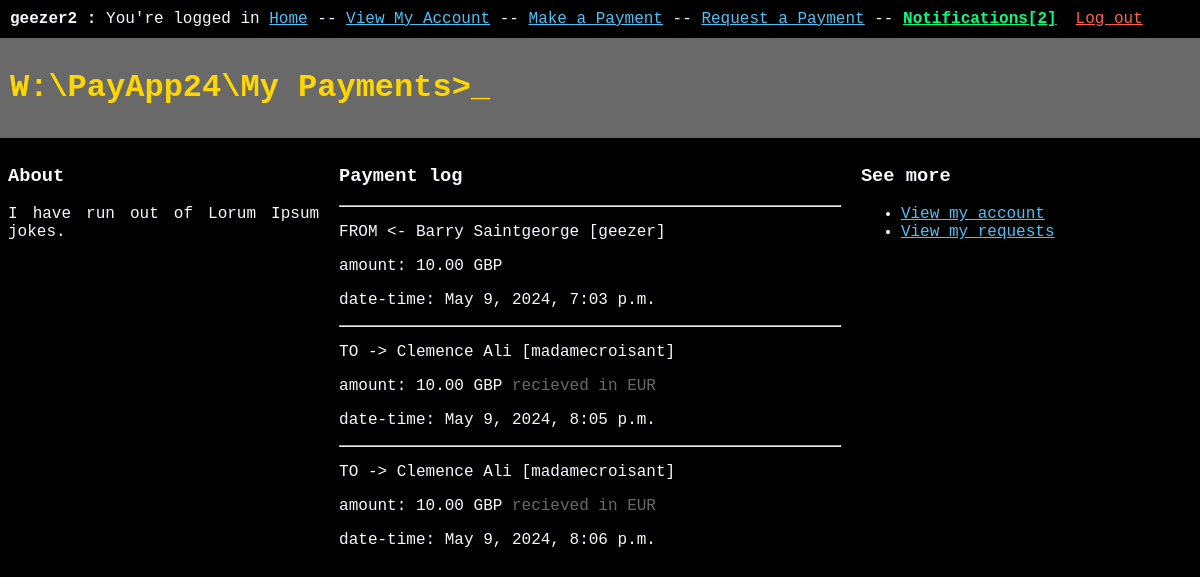
Screenshot of /payapp/my_payments (signed in) with the database file from the repository.
### payapp/models.py (models this page shows, shortened)
class UserAccount(AbstractUser):
    def name_str(self):
        return "{} {} [{}]".format(self.first_name, self.last_name, self.username)
    def payments_made(self):
        return Transaction.objects.filter(sender__account=self)
    def payments_received(self):
        return Transaction.objects.filter(recipient__account=self)
    def payments_all(self):
        return self.payments_received() | self.payments_made()
    def get_notifications(self):
        return Notification.objects.filter(user=self)
    def notification_count(self):
        return self.get_notifications().count()

class AbstractMoneyMovement(models.Model):
    sender = models.ForeignKey(Holding, name="sender", on_delete=models.CASCADE, related_name="sent_from")
    recipient = models.ForeignKey(Holding, name="recipient", on_delete=models.CASCADE, related_name="received_by")
    value = models.FloatField(verbose_name="Value (as sent)")
    date_made = models.DateTimeField(auto_now_add=1)
    def value_str(self, format_for_recipient=False):
        if format_for_recipient and self.cross_currency():
            f = self.recipient.convert_to_native_currency(self.value, self.sender.currency)
            return format_for_currency(f, self.recipient.currency)
        else:
            return format_for_currency(value=self.value, currency=self.sender.currency)
    def cross_currency(self):
        return self.sender.currency != self.recipient.currency

class Holding(models.Model):
    account = models.OneToOneField(settings.AUTH_USER_MODEL, on_delete=models.CASCADE, primary_key=True)
    balance = models.FloatField()
    currency = models.CharField(max_length=3, choices=CURRENCIES, default="GBP")

### payapp/views.py (the view)
# urls.py: path('my_payments', csrf_exempt(views.my_payments)),
@login_required
def my_payments(request):
    context = default_context(request, "My Payments")
    payments_all = request.user.payments_all()
    payments_list = []
    for p in payments_all:
        sent = (p.sender == request.user.holding)
        stuff: dict
        if sent:
            stuff = {
                'sent': True,
                'other': p.recipient.account.name_str(),
                'value': p.value_str(),
                'datetime': p.date_made
            }
            if p.cross_currency(): stuff['other_currency'] = p.recipient.currency
        else:
            stuff = {
                "sent": False,
                "other": p.sender.account.name_str(),
                "value": p.value_str(format_for_recipient=True),
                "datetime": p.date_made
            }
            if p.cross_currency(): stuff['other_currency'] = p.sender.currency
        payments_list.append(stuff)
    context["payment_list"] = payments_list
    return render(request, "user_info/my_payments.html", context)

### payapp/models.py (called while the page is built)
def format_for_currency(value, currency="GBP"):
    return "{:.2f} {}".format(value, currency)

### webapps2024/views.py (called while the page is built)
def default_context(_request, page_title: str) -> dict:
    context = {
        'page_title': page_title,
        'logged_in': _request.user.is_authenticated,
        'user': _request.user,
    }
    if context['logged_in']:
        context.update({
            'notification_count': _request.user.notification_count()
        })
    return context

### templates/user_info/my_payments.html (shortened to what this page needs)
{% extends 'base.html' %}
{% block content %}
    <div class="row">
        <div class="column-narrow">
            <h3>About</h3>
            <p>I have run out of Lorum Ipsum jokes.</p>
        </div>
        <div class="column">
            <h3>Payment log</h3>
        {% for p in payment_list %}
            <div class="payment-log">
                <hr class="greyed">
                <p>{% if p.sent %}TO ->{% else %}FROM <-{% endif %} {{ p.other }}</p>
                <p>
                    amount: {{ p.value }}
                {% if p.other_currency %}
                    <span class="greyed">
                        {% if p.sent %}recieved in {% else %}sent in {% endif %}
                        {{ p.other_currency }}
                    </span>
                {% endif %}
                </p>
                <p>date-time: {{ p.datetime }}</p>
            </div>
        {% endfor %}
        </div>
        <div class="column-narrow">
            <h3>See more</h3>
            <ul>
                <li><a href="/payapp/my_account">View my account</a></li>
                <li><a href="/payapp/my_requests">View my requests</a></li>
            </ul>
        </div>
    </div>
{% endblock %}

### templates/base.html (shortened to what this page needs)
{% load static %}
<!DOCTYPE html>
<html lang="en">
<head>
    <link rel="stylesheet" href="{% static 'mystyle.css' %}">
    <link rel="stylesheet" href="{% static 'mystyle-collumns.css' %}">
</head>
<body>
<nav>
    {% if logged_in %}
        <b>{{ user.username }} :</b> You're logged in <a href="/">Home</a>
        -- <a href="/payapp/my_account">View My Account</a>
        -- <a href="/payapp/make_payment">Make a Payment</a>
        -- <a href="/payapp/request_payment">Request a Payment</a>
        --
        {% if notification_count %}
            <b><a href="/payapp/my_notifications" id="notifications">Notifications[{{ notification_count }}]</a></b>
        {% else %}
            <a href="/payapp/my_notifications">Notifications</a>
        {% endif %}
        <a href="/payapp/logout" id="logout-button">Log out</a>
    {% else %}
        You're not logged in:
        -- <a href="/payapp/login">Login</a>
        -- <a href="/register">Register</a>
    {% endif %}
</nav>
<header>
    <h1>W:\PayApp24\{{ page_title|title }}>_</h1>
</header>
<div id="content">
    {% block content %}
    {% endblock %}
</div>
</body>
</html>

### static/mystyle.css (style rules this page uses)
body { font-family: "Lucida Console", "Courier New", monospace; background-color: black; color: ghostwhite; margin: 0; height: 100vh; }
p { text-align: justify; text-justify: inter-word; }
h1 { color: gold; }
nav { margin: 10px; }
header { background-color: dimgrey; margin: 0; padding: 10px; border-bottom: #555555; border-bottom-width: 2px; }
a { color: #4ac1f7; }
hr { margin-top: 16px; }
#content { margin: 8px; }
#logout-button { color: tomato; float: right; margin-right: 4%; }
#notifications { color: springgreen; }
.greyed { color: dimgrey; }

### static/mystyle-collumns.css (style rules this page uses)
.row { display: flex; }
.column { flex: 100%; padding-right: 20px; }
.column-narrow { flex: 62%; padding-right: 20px; }

### rows the page displays
UserAccount: username "geezer2"
AbstractMoneyMovement: datetime "May 9, 2024, 7:03 p.m."
Holding: other_currency "EUR" "EUR"
AbstractMoneyMovement: datetime "May 9, 2024, 8:05 p.m."
AbstractMoneyMovement: datetime "May 9, 2024, 8:06 p.m."

### other values shown
{{ notification_count }} "2"
{{ page_title|title }} "My Payments"
{{ p.other }} "Barry Saintgeorge [geezer]" "Clemence Ali [madamecroisant]" "Clemence Ali [madamecroisant]"
{{ p.value }} "10.00 GBP" "10.00 GBP" "10.00 GBP"
